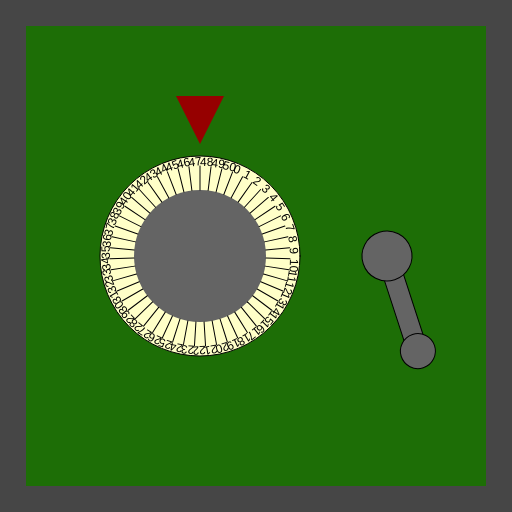
Frame 1 (no input)
Frame 60 (no input): identical to frame 1, image omitted
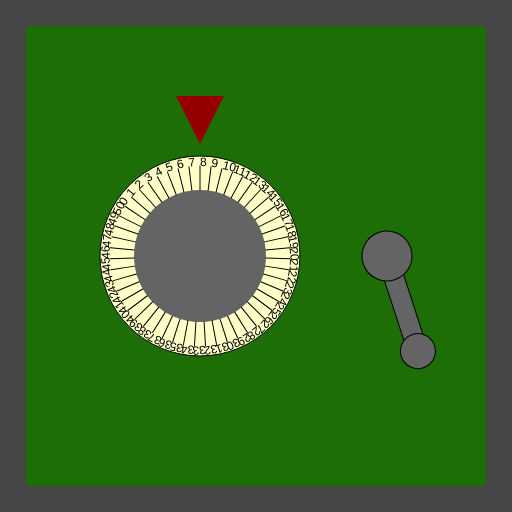
Frame 120 (the mouse pressed at the canvas centre since frame 60)

The p5.js sketch that drew these frames (run headless with seeded random() and noise() and a simulated clock; from frame 60 on, the mouse is pressed at the canvas centre):

// p5.js sketch
// ── sketch.js
/*

Officer: 6680513
CaseNum: 303-0-35517100-6680513

Case 303 - The Case of the Crooked Attorney
Stage 1 - Torvalds' Office

District Attorney Torvalds is well respected in Console City as an upstanding citizen and
enforcer of the law. Of course he’s as crooked as they come. I’ve had enough of having our
hard work at Sleuth and Co undermined by his bribes and back-payments. Let’s take take this
sucker down. I happen to know that Torvalds keeps his incriminating documents spread amongst
several safes in town. I’ll need you to bend the rules a little by breaking into them and
retrieving the incriminating evidence.

The first safe is in Torvald’s office. Crack it by doing the following:

	When the mouse button is released:
	- Make Hidden_Store_Val0 equal to 26

	When any key is released:
	- Make Hidden_Store_Val0 equal to 19

	Whilst the mouse is moving:
	- Make Hidden_Store_Val0 equal to 48

	When the mouse button is pressed:
	- Make Hidden_Store_Val0 equal to 8

	When the mouse button is released:
	- Make Hidden_Store_Val1 equal to 63

	Whilst the mouse is moving:
	- Make Hidden_Store_Val1 equal to 18

	When any key is released:
	- Make Hidden_Store_Val1 equal to 27

	When any key is pressed:
	- Make Hidden_Store_Val1 equal to 40



There are many possible ways of investigating this case, but you
should use ONLY the following commands:

	- The assignment operator aka. the equals sign !

*/

//declare the variables

var Hidden_Store_Val0;
var Hidden_Store_Val1;


function preload()
{
	//IMAGES WILL BE LOADED HERE

}

function setup()
{
	createCanvas(512,512);

	//initialise the variables
	Hidden_Store_Val0 = 0;
	Hidden_Store_Val1 = 0;

}

///////////////////EVENT HANDLERS///////////////////

//Add your code to these events to open the safe ...

function mouseMoved()
{
	console.log("mouseMoved", mouseX, mouseY);
	Hidden_Store_Val0 = 48;
	Hidden_Store_Val1 = 18;
}

function mouseDragged()
{
	console.log("mouseDragged", mouseX, mouseY);
}

function mousePressed()
{
	console.log("mousePressed");
	Hidden_Store_Val0 = 8;
}

function mouseReleased()
{
	console.log("mouseReleased");
	Hidden_Store_Val0 = 26;
	Hidden_Store_Val1 = 63;
}

function keyPressed()
{
	console.log("keyPressed", key);
	Hidden_Store_Val1 = 40;
}

function keyReleased()
{
	console.log("keyReleased", key);
	Hidden_Store_Val0 = 19;
	Hidden_Store_Val1 = 27;
}

///////////////DO NOT CHANGE CODE BELOW THIS POINT///////////////////

function draw()
{


	//Draw the safe door
	background(70);
	noStroke();
	fill(29,110,6);
	rect(26,26,width-52,width-52);

	//Draw the combination dial
	push();
	translate(200,height/2);
	drawDial(200, Hidden_Store_Val0, 51);
	pop();

	//Draw the lever
	push();
	translate(width - 125,256);
	drawLever(Hidden_Store_Val1);
	pop();

}

function drawDial(diameter,num,maxNum)
{
	//the combination lock

	var r = diameter * 0.5;
	var p = r * 0.6;

	stroke(0);
	fill(255,255,200);
	ellipse(0,0,diameter,diameter);
	fill(100);
	noStroke();
	ellipse(0,0,diameter*0.66,diameter*0.66);
	fill(150,0,0);
	triangle(
		-p * 0.4,-r-p,
		p * 0.4,-r-p,
		0,-r-p/5
	);

	noStroke();

	push();
	var inc = 360/maxNum;

	rotate(radians(-num * inc));
	for(var i = 0; i < maxNum; i++)
	{
		push();
		rotate(radians(i * inc));
		stroke(0);
		line(0,-r*0.66,0,-(r-10));
		noStroke();
		fill(0);
		text(i,0,-(r-10));
		pop();
	}

	pop();
}

function drawLever(rot)
{
	push();
	rotate(radians(-rot))
	stroke(0);
	fill(100);
	rect(-10,0,20,100);
	ellipse(0,0,50,50);
	ellipse(0,100,35,35);
	pop();
}
